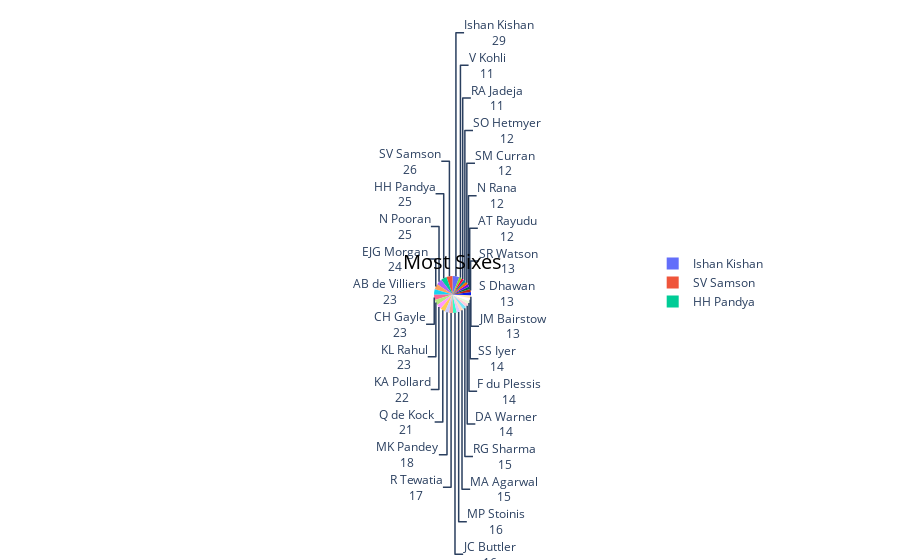
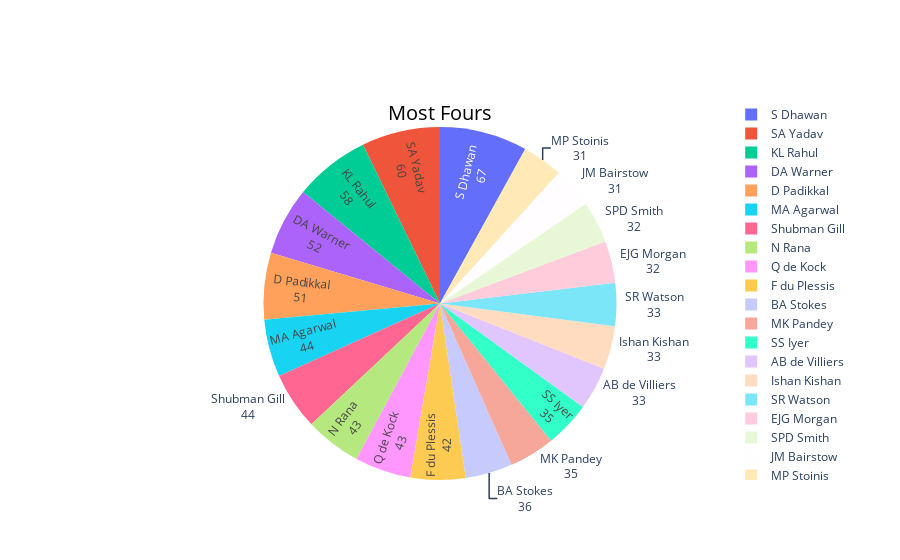

The cell these charts' notebook holds for them, in order:
### Code cell
df_4 = df_boundaries[df_boundaries['Fours']>30]
df_6 = df_boundaries[df_boundaries['Sixes']>10]

labels = df_6['Batsman']
values = df_6['Sixes']

fig = go.Figure(data=[go.Pie(labels=labels, values=values, textinfo='label+value',
                             insidetextorientation='radial',                             
                             title='Most Sixes',titlefont={'color':'black','size':20})])


labels = df_4['Batsman']
values = df_4['Fours']

fig1 = go.Figure(data=[go.Pie(labels=labels, values=values, textinfo='label+value',
                             insidetextorientation='radial',
                            title='Most Fours',titlefont={'color':'black','size':20})])
fig.show()
fig1.show()

### Figure 1 — Plotly figure (JSON) as saved in the notebook; plotly's stock layout.template omitted (floating-point values rounded to 4 significant figures)
{"data": [{"insidetextorientation": "radial", "labels": ["AB de Villiers", "AT Rayudu", "CH Gayle", "DA Warner", "EJG Morgan", "F du Plessis", "HH Pandya", "Ishan Kishan", "JC Buttler", "JM Bairstow", "KA Pollard", "KL Rahul", "MA Agarwal", "MK Pandey", "MP Stoinis", "N Pooran", "N Rana", "Q de Kock", "R Tewatia", "RA Jadeja", "RG Sharma", "S Dhawan", "SM Curran", "SO Hetmyer", "SR Watson", "SS Iyer", "SV Samson", "V Kohli"], "textinfo": "label+value", "title": {"font": {"color": "black", "size": 20}, "text": "Most Sixes"}, "type": "pie", "values": [23, 12, 23, 14, 24, 14, 25, 29, 16, 13, 22, 23, 15, 18, 16, 25, 12, 21, 17, 11, 15, 13, 12, 12, 13, 14, 26, 11]}], "layout": {}}

### Figure 2 — Plotly figure (JSON) as saved in the notebook; plotly's stock layout.template omitted (floating-point values rounded to 4 significant figures)
{"data": [{"insidetextorientation": "radial", "labels": ["AB de Villiers", "BA Stokes", "D Padikkal", "DA Warner", "EJG Morgan", "F du Plessis", "Ishan Kishan", "JM Bairstow", "KL Rahul", "MA Agarwal", "MK Pandey", "MP Stoinis", "N Rana", "Q de Kock", "S Dhawan", "SA Yadav", "SPD Smith", "SR Watson", "SS Iyer", "Shubman Gill"], "textinfo": "label+value", "title": {"font": {"color": "black", "size": 20}, "text": "Most Fours"}, "type": "pie", "values": [33, 36, 51, 52, 32, 42, 33, 31, 58, 44, 35, 31, 43, 43, 67, 60, 32, 33, 35, 44]}], "layout": {}}
